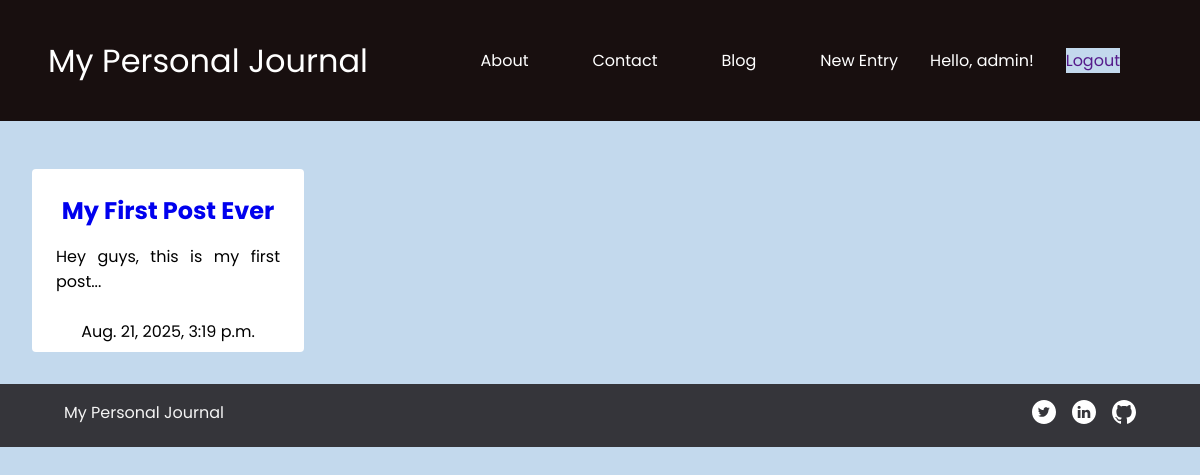
The app's page /blog/ (signed in), older data.
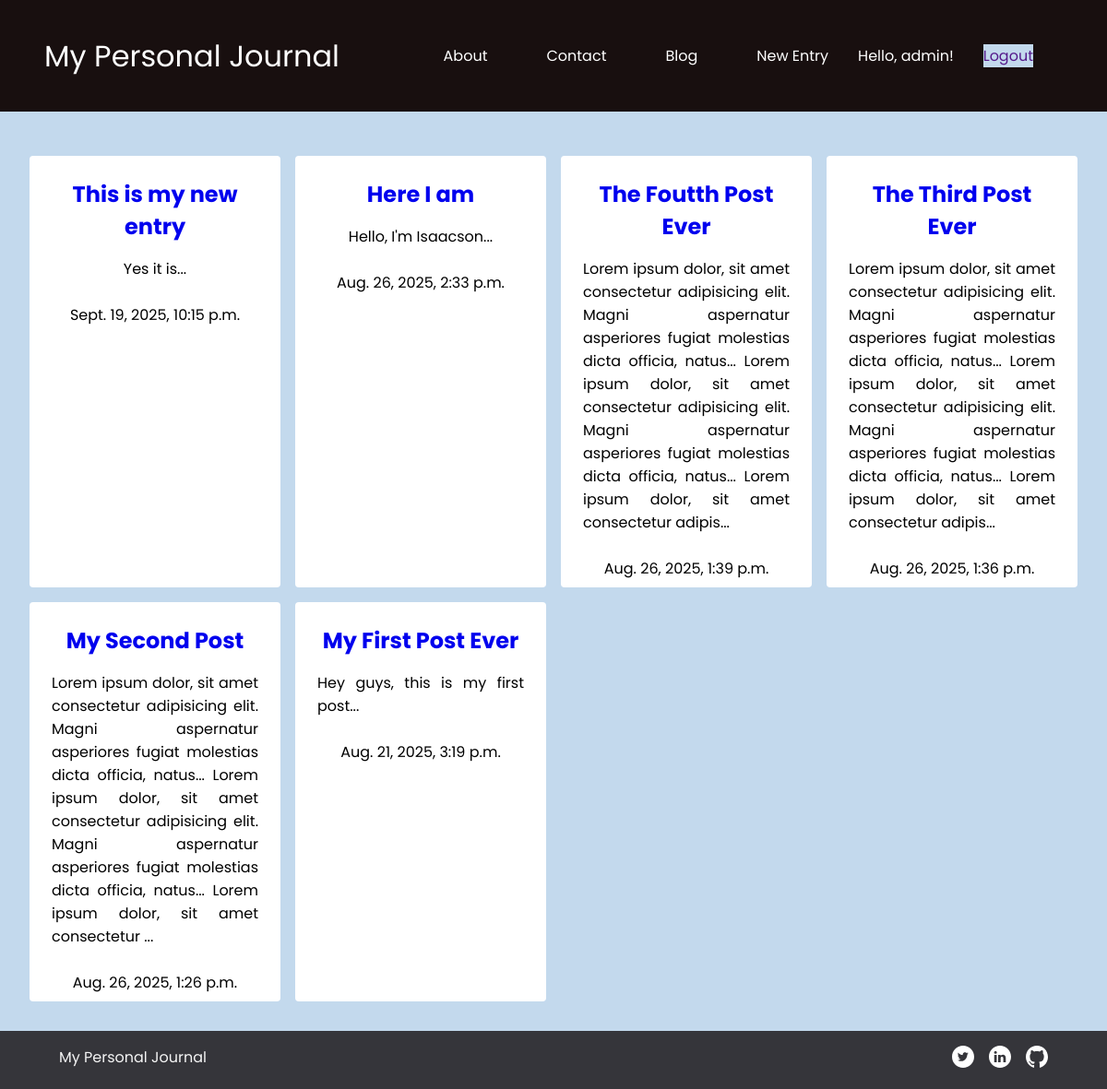
The same page, newer data.
### pages/models.py (models this page shows, shortened)
class Post(models.Model):
  title = models.CharField(max_length=100)
  content = models.TextField()
  published_date = models.DateTimeField(auto_now_add=True)
  author = models.ForeignKey(User, on_delete=models.CASCADE)
  slug = models.SlugField(unique=True, blank=True)
  def short_content(self):
    return self.content[:300] + "..."

### pages/views.py (the view)
# urls.py: 2. Add a URL to urlpatterns:  path('blog/', include('blog.urls'))
@login_required
def blog(request):
  posts = Post.objects.filter(author=request.user).order_by('-published_date')
  return render(request, 'pages/blog.html', {'posts' : posts})

### pages/templates/pages/blog.html (shortened to what this page needs)
{% extends 'pages/base.html' %}
  {% block content%}
  <div class="blog">
    <div class="box">
      {% for post in posts %}
        <div class="box-item">
          <h2><a href="{% url 'post_detail' post.slug %}">{{ post.title }}</a></h2>
          <small>{{ post.short_content }}</small>
          <br>
          <p>{{ post.published_date }}</p>
        </div>
        {% endfor %}
    </div>
  </div>
  {% endblock %}

### pages/templates/pages/base.html (shortened to what this page needs)
{% load static %}
<!DOCTYPE html>
<html lang="en">
<head>
  <link rel="stylesheet" href="{% static 'pages/css/style.css' %}">
</head>
<body>
  <header>
    <div class="logo">
      <a href="" >My Personal Journal</a>
    </div>
    <nav>
      <a href="{% url 'about' %}">About</a>
      <a href="{% url 'contact' %}">Contact</a>
      <a href="{% url 'blog' %}">Blog</a>
      <a href="{% url 'create_post' %}">New Entry</a>
        {% if user.is_authenticated %}
        <p class="hello">Hello, {{user.username }}!</p>
        <a href=""><form method="post" action="{% url 'logout' %}">
          <button type="submit" class="logoutbn">Logout</button>
        </form> </a>
        {% else %}
        <a href="{% url 'login' %}" >Login</a>
        <a href="{% url 'register' %}">Register</a>
      {% endif %}
    </nav>
  </header>
  {% block content %}{% endblock %}
  <footer>
      <a href="">My Personal Journal</a>
      <ul>
        <li><a href=""><img src="{% static 'pages/images/Social Icons/Twitter.svg' %}" alt=""></a></li>
        <li><a href=""><img src="{% static 'pages/images/Social Icons/LinkedIn.svg' %}" alt=""></a></li>
        <li><a href=""><img src="{% static 'pages/images/Social Icons/Github.svg' %}" alt=""></a></li>
      </ul>
  </footer>
</body>
</html>

### pages/static/pages/css/style.css (style rules this page uses)
* { box-sizing: border-box; font-family: "poppins"; margin: 0; padding: 0; }
.hello { color: #fff; }
a { text-decoration: none; }
ul { list-style: none; }
body { background-color: rgb(195, 217, 237); }
header { display: flex; justify-content: space-between; align-items: center; padding: 2rem 3rem; background-color: rgb(24 15 15); }
.logo a { font-size: 2rem; color: #fff; }
.logoutbn { border-width: 0; background-color: rgb(195, 217, 237); color: -webkit-link; font-size: 1rem; }
nav { display: flex; justify-content: flex-end; align-items: center; }
nav a { padding: 1rem 2rem; color: #fff; }
footer { display: flex; justify-content: space-between; background-color: rgb(53, 53, 58); padding: 1rem 4rem; }
footer a { color: rgb(244, 244, 244); }
footer ul { display: flex; justify-content: space-between; }
footer ul li { padding-left: 1rem; }
.blog { min-width: 20rem; margin: 3rem 2rem 2rem; }
.box { display: grid; grid-template-columns: repeat(4, 1fr); justify-content: space-between; align-items: center; gap: 1rem; }
.box-item { background-color: #fff; width: 100%; height: 100%; text-align: center; padding: 1.5rem 1.5rem 0.5rem; display: flex; flex-direction: column; align-items: center; border-radius: 4px; }
.box-item small { padding: 1rem 0 0; text-align: justify; font-size: 1rem; }
.box-item p { text-align: start; }

Row changes from the older to the newer data that the page shows:
added Post: title "This is my new entry", short_content "Yes it is...", published_date "Sept. 19, 2025, 10:15 p.m."
added Post: title "Here I am", short_content "Hello, I'm Isaacson...", published_date "Aug. 26, 2025, 2:33 p.m."
added Post: title "The Foutth Post Ever", short_content "Lorem ipsum dolor, sit amet consectetur adipisicing elit. Magni aspernatur asperiores fugiat molestias dicta officia, natus... Lorem ipsum dolor, sit amet consectetur adipisicing elit. Magni aspernatur asperiores fugiat molestias dicta officia, natus... Lorem ipsum dolor, sit amet consectetur adipis...", published_date "Aug. 26, 2025, 1:39 p.m."
added Post: title "The Third Post Ever", short_content "Lorem ipsum dolor, sit amet consectetur adipisicing elit. Magni aspernatur asperiores fugiat molestias dicta officia, natus... Lorem ipsum dolor, sit amet consectetur adipisicing elit. Magni aspernatur asperiores fugiat molestias dicta officia, natus... Lorem ipsum dolor, sit amet consectetur adipis...", published_date "Aug. 26, 2025, 1:36 p.m."
added Post: title "My Second Post", short_content "Lorem ipsum dolor, sit amet consectetur adipisicing elit. Magni aspernatur asperiores fugiat molestias dicta officia, natus... Lorem ipsum dolor, sit amet consectetur adipisicing elit. Magni aspernatur asperiores fugiat molestias dicta officia, natus... Lorem ipsum dolor, sit amet consectetur ...", published_date "Aug. 26, 2025, 1:26 p.m."
